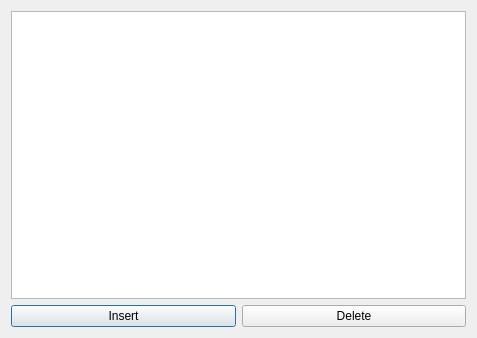
<?xml version="1.0" encoding="UTF-8"?>
<ui version="4.0">
 <class>customPenDialog</class>
 <widget class="QDialog" name="customPenDialog">
  <property name="geometry">
   <rect>
    <x>0</x>
    <y>0</y>
    <width>477</width>
    <height>338</height>
   </rect>
  </property>
  <property name="windowTitle">
   <string>Custom Pen</string>
  </property>
  <layout class="QVBoxLayout" name="verticalLayout">
   <item>
    <widget class="QTableWidget" name="tpTable"/>
   </item>
   <item>
    <layout class="QHBoxLayout" name="tpButtonLayout">
     <item>
      <widget class="QPushButton" name="tpInsertButton">
       <property name="text">
        <string>Insert</string>
       </property>
      </widget>
     </item>
     <item>
      <widget class="QPushButton" name="tpDeleteButton">
       <property name="text">
        <string>Delete</string>
       </property>
      </widget>
     </item>
    </layout>
   </item>
  </layout>
 </widget>
 <resources/>
 <connections/>
</ui>
